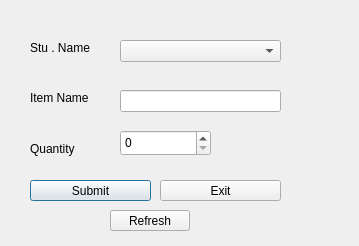
<?xml version="1.0" encoding="UTF-8"?>
<ui version="4.0">
 <class>returnItems</class>
 <widget class="QDialog" name="returnItems">
  <property name="geometry">
   <rect>
    <x>0</x>
    <y>0</y>
    <width>359</width>
    <height>246</height>
   </rect>
  </property>
  <property name="windowTitle">
   <string>Dialog</string>
  </property>
  <widget class="QLabel" name="label">
   <property name="geometry">
    <rect>
     <x>30</x>
     <y>40</y>
     <width>81</width>
     <height>16</height>
    </rect>
   </property>
   <property name="text">
    <string>Stu . Name</string>
   </property>
  </widget>
  <widget class="QComboBox" name="comboBox">
   <property name="geometry">
    <rect>
     <x>120</x>
     <y>40</y>
     <width>161</width>
     <height>22</height>
    </rect>
   </property>
  </widget>
  <widget class="QLabel" name="label_2">
   <property name="geometry">
    <rect>
     <x>30</x>
     <y>90</y>
     <width>81</width>
     <height>16</height>
    </rect>
   </property>
   <property name="text">
    <string>Item Name</string>
   </property>
  </widget>
  <widget class="QLineEdit" name="itemNa">
   <property name="geometry">
    <rect>
     <x>120</x>
     <y>90</y>
     <width>161</width>
     <height>22</height>
    </rect>
   </property>
  </widget>
  <widget class="QPushButton" name="returnSubmit">
   <property name="geometry">
    <rect>
     <x>30</x>
     <y>180</y>
     <width>121</width>
     <height>21</height>
    </rect>
   </property>
   <property name="text">
    <string>Submit</string>
   </property>
  </widget>
  <widget class="QPushButton" name="returnSubmit_2">
   <property name="geometry">
    <rect>
     <x>160</x>
     <y>180</y>
     <width>121</width>
     <height>21</height>
    </rect>
   </property>
   <property name="text">
    <string>Exit</string>
   </property>
  </widget>
  <widget class="QPushButton" name="refresh">
   <property name="geometry">
    <rect>
     <x>110</x>
     <y>210</y>
     <width>80</width>
     <height>21</height>
    </rect>
   </property>
   <property name="styleSheet">
    <string notr="true">ui-&gt;button-&gt;setStyleSheet(&quot;background-color: rgba(255, 255, 255, 0);&quot;);</string>
   </property>
   <property name="text">
    <string>Refresh</string>
   </property>
  </widget>
  <widget class="QLabel" name="label_3">
   <property name="geometry">
    <rect>
     <x>30</x>
     <y>140</y>
     <width>68</width>
     <height>17</height>
    </rect>
   </property>
   <property name="text">
    <string>Quantity</string>
   </property>
  </widget>
  <widget class="QSpinBox" name="spinBox">
   <property name="geometry">
    <rect>
     <x>120</x>
     <y>130</y>
     <width>91</width>
     <height>26</height>
    </rect>
   </property>
  </widget>
 </widget>
 <resources/>
 <connections/>
</ui>
